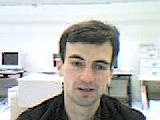
#> input picture frame 19 of videos/05-1.avi, 160 x 120 px
$ python 10_face_detection.py
#> lines starting #> are read from the running program, lines starting #| are printed output that depends on the picture; after the words box and inside, x2 and y2 are one past the last pixel; in counts of white or black regions, pixels touching at a corner belong together
"""
Example:
Detect human faces from a webcam.
"""

import cv2

cap = cv2.VideoCapture("videos/05-1.avi")

# Check if the webcam is opened correctly
if not cap.isOpened():
    raise IOError("Cannot open webcam")

# Loads the classifier
face_cascade = cv2.CascadeClassifier(
    "cascade_files/haarcascade_frontalface_alt.xml")

while True:
    ret, frame = cap.read()
#> frame is the input picture: shape (120, 160, 3); mean B, G, R 181.5, 184.8, 184.4

    if not ret:
        break

    # Detect faces
    face_rects = face_cascade.detectMultiScale(
        frame, scaleFactor=1.3, minNeighbors=3)
#> face_rects = [[58, 41, 62, 62]]

    # Draw a rectangle in image
    for (x, y, w, h) in face_rects:
        cv2.rectangle(frame, (x, y), (x + w, y + h), (0, 255, 0), 3)
#> this loop made 1 pass
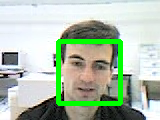
#> frame: shape (120, 160, 3); 6.4% of pixels changed, all inside (x1, y1, x2, y2) = (56, 39, 123, 106)

    cv2.imshow("Face Detector", frame)

    key = cv2.waitKey(30)
#> (key Esc is pressed here)
    if key == 27:
        break

cap.release()

$ run again, starting later in the video
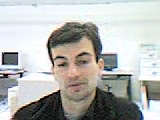
#> input picture frame 158 of videos/05-1.avi, 160 x 120 px
#> frame is the input picture: shape (120, 160, 3); mean B, G, R 179.1, 181.8, 180.5
#> face_rects = [[45, 40, 57, 57]]
#> the loop `for (x, y, w, h) in face_rects:` made 1 pass
#> after the loop `for (x, y, w, h) in face_rects:`:
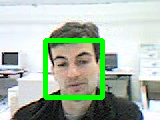
#> frame: shape (120, 160, 3); 5.88% of pixels changed, all inside (x1, y1, x2, y2) = (43, 38, 105, 100)
